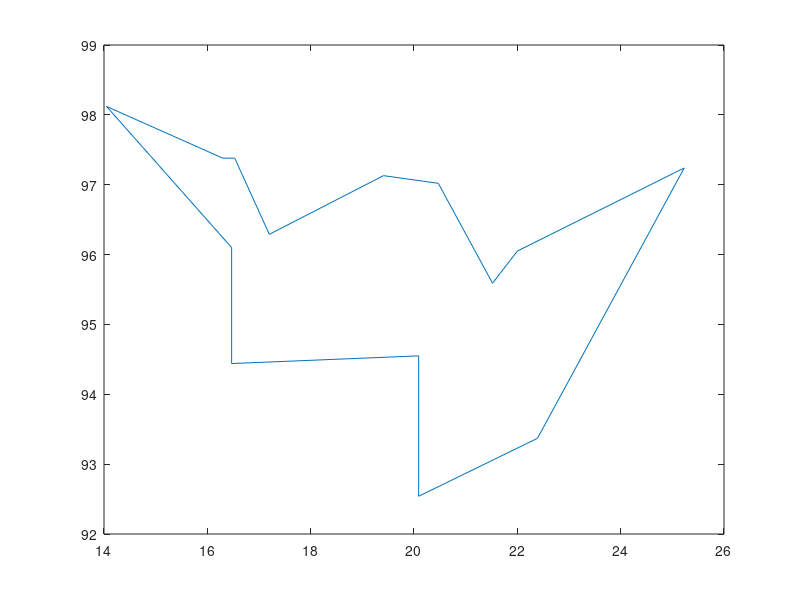

Source code (MATLAB):
%read the co-ordinates from the input file
[coordinates] = xlsread('burma14.csv');

%plot the cities
plot(coordinates(:,1),coordinates(:,2));
%find out the rowsize and the column size
[rowsize, colsize] = size(coordinates);
citySize = rowsize;
lastval = citySize+1;
initialcordinate = zeros(lastval,2);
for i=1:citySize
    %v = r1(i,1);
    initialcordinate(i,1) = coordinates(i,1);
    initialcordinate(i,2) = coordinates(i,2);
end
%now add the starting city coordinate
initialcordinate(lastval,1) = coordinates(1,1);
initialcordinate(lastval,2) = coordinates(1,2);
%plot the cities
plot(initialcordinate(:,1),initialcordinate(:,2));
% delcare a matrix for the city distance
data = zeros(rowsize,rowsize);
%now calculate the distance among the cities
for i=1:rowsize
    for j=1:rowsize
        distance = sqrt((coordinates(i,1)-coordinates(j,1))^2+(coordinates(i,2)-coordinates(j,2))^2);
        data(i,j) = distance;
    end
end

N = 50;      
m = rowsize; %number of city

kmax = 100; 
y = 50;  %arbitrary value of y
r1 = rand(m,N);      
                    
for i=1:N
    r1(:,i)= randperm(m,m); 
end
for test_no = 1:kmax 
    f = zeros(1,N);         
    %Now calculating the path cost
    for a=1:N
        pathCost =0;
        j=2;
        loopval = m-1;
        for i=1:loopval
            row = r1(i,a);
            col = r1(j,a);
            pathCost = pathCost+data(row,col);
            j=j+1;
        end
        firstCity = r1(1,a);
        lastCity = r1(14,a);
        pathCostfst_last = data(firstCity,lastCity);
        totalPathcost = pathCost + pathCostfst_last;
        %fprintf('Total path cost of this solution: %f\n', totalPathcost);
        f(1,a) = totalPathcost; %Adding the path cost of 1st and last
    end
    %sort the cost
    f_sorted = sort(f,'ascend');
    %then sort the solution with respect to the sorted value
    for j=1:N
        r1(:,j) = r1(:,find(f==f_sorted(j),1));
    end

    %Now generate short runners for 10% TOP best solution
    shortVal = N/10;
    
    for i=1:shortVal
        %take an arbitray number of y
        %y = randperm(m,1);
        short = ceil(y/i);
        srunner = rand(m,short); %short runners
        for j=1:short
            randomNumber = randi(m,2);
            %swap the random indexed city to generate new solution from short
            %runners to exploit
            tmp = r1(:,i);     %temporarily keep the column of r1

            swapPosition1 = randomNumber(1,1);
            swapPosition2 = randomNumber(2,2);
            swap = tmp (swapPosition1);
            tmp (swapPosition1) = tmp (swapPosition2);
            tmp (swapPosition2) = swap;
            srunner(:,j)= tmp; %generate short number of short runner

            %calculate the path cost
            q=2;
            tmppathCost=0;
                for p=1:loopval
                    row = srunner(p,j);
                    col = srunner(q,j);
                    tmppathCost = tmppathCost+data(row,col);
                    q=q+1;
                end
                firstCity = srunner(1,j);
                lastCity = srunner(14,j);
                pathCostfst_last = data(firstCity,lastCity);
                tmppathCost = tmppathCost + pathCostfst_last;
                %fprintf('Total path cost of this short runner: %f\n', tmppathCost);
            if f_sorted(i)>tmppathCost
               r1(:,i) = srunner(:,j);
            else
                %Ignore srunner
            end
        end    
    end

    %Now work for long runner

    for i=shortVal+1:N
        %lrunner = rand(m,1); 
        randomlong = randperm(m,3); %generate the value of k to apply k-opt rule k>2
        lrunner = r1(:,i); %temporarily keep the column of r1
        swap = lrunner(randomlong(1));
        lrunner(randomlong(1)) = lrunner(randomlong(2));
        lrunner(randomlong(2)) = lrunner(randomlong(3));
        lrunner(randomlong(3)) = swap;
        %calculate the path cost
            q=2;
            tmppathCost=0;
                for p=1:loopval
                    row = lrunner(p,1);
                    col = lrunner(q,1);
                    tmppathCost = tmppathCost+data(row,col);
                    q=q+1;
                end
                firstCity = lrunner(1,1);
                lastCity = lrunner(14,1);
                pathCostfst_last = data(firstCity,lastCity);
                tmppathCost = tmppathCost + pathCostfst_last;
            if f_sorted(i)>tmppathCost
               r1(:,i) = lrunner;
            else
                %Ignore srunner
            end
    end
finalcordinate = zeros(lastval,2);
for i=1:rowsize
    v = r1(i,1);
    finalcordinate(i,1) = coordinates(v,1);
    finalcordinate(i,2) = coordinates(v,2);
end
%now add the starting city coordinate
v = r1(1,1);
finalcordinate(15,1) = coordinates(v,1);
finalcordinate(15,2) = coordinates(v,2);
    
plot(finalcordinate(:,1),finalcordinate(:,2));
fprintf('\n so far obtained best solution is %f\n', f_sorted(1,1));
soln = r1(:,1);
soln = soln.';
display(soln);
end
soln = r1(:,1);
soln = soln.';
display(soln);
display(f_sorted(1,1));
plot(finalcordinate(:,1),finalcordinate(:,2));

